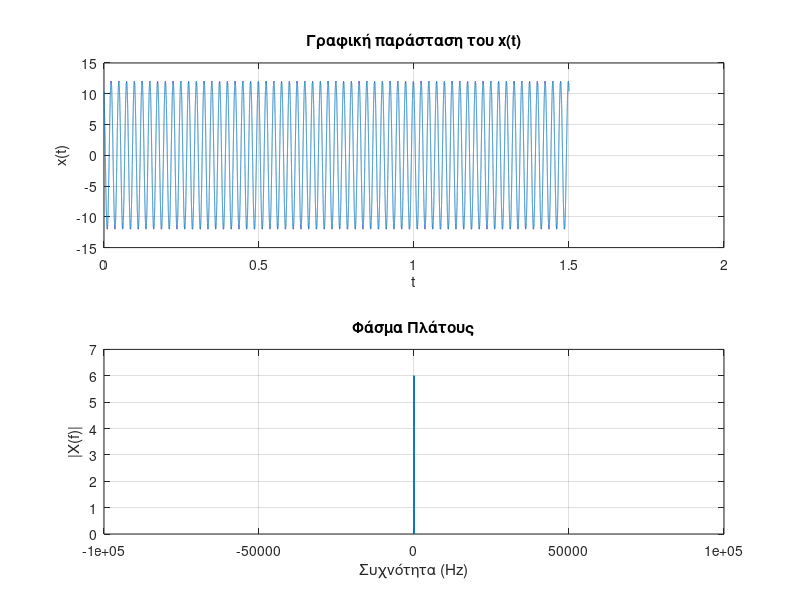

Recreate this plot in MATLAB.
f = 40;
FS = 2000;
T0 = 1/FS;
dt = T0/100;
t = 0:dt:1.5;
x = 12*sin(f*2*pi*t + 2*pi/3);

subplot(2,1,1);
plot(t, x);
title('Γραφική παράσταση του x(t)');
xlabel('t');
ylabel('x(t)');
grid on;

% Υπολογισμός του φάσματος
BW = 1/dt;              % εύρος ζώνης που ορίζεται από τη δειγματοληψία στο χρόνο
N = length(x);          % το πλήθος των σημείων του σήματος
df = BW/N;              % η δειγματοληψία στο πεδίο των συχνοτήτων
f = -BW/2:df:(BW/2-df); % πεδίο συχνότητας

Xf = fft(x);
Xf = fftshift(Xf)/N;

subplot(2,1,2);
plot(f, abs(Xf));
title('Φάσμα Πλάτους');
xlabel('Συχνότητα (Hz)');
ylabel('|X(f)|');
grid on;

%! Συγκρίνετε το φάσμα πλάτους που απεικονίζεται στη γραφική 
%! παράσταση με τη θεωρητική έκφραση του φάσματος πλάτους του ημιτόνου